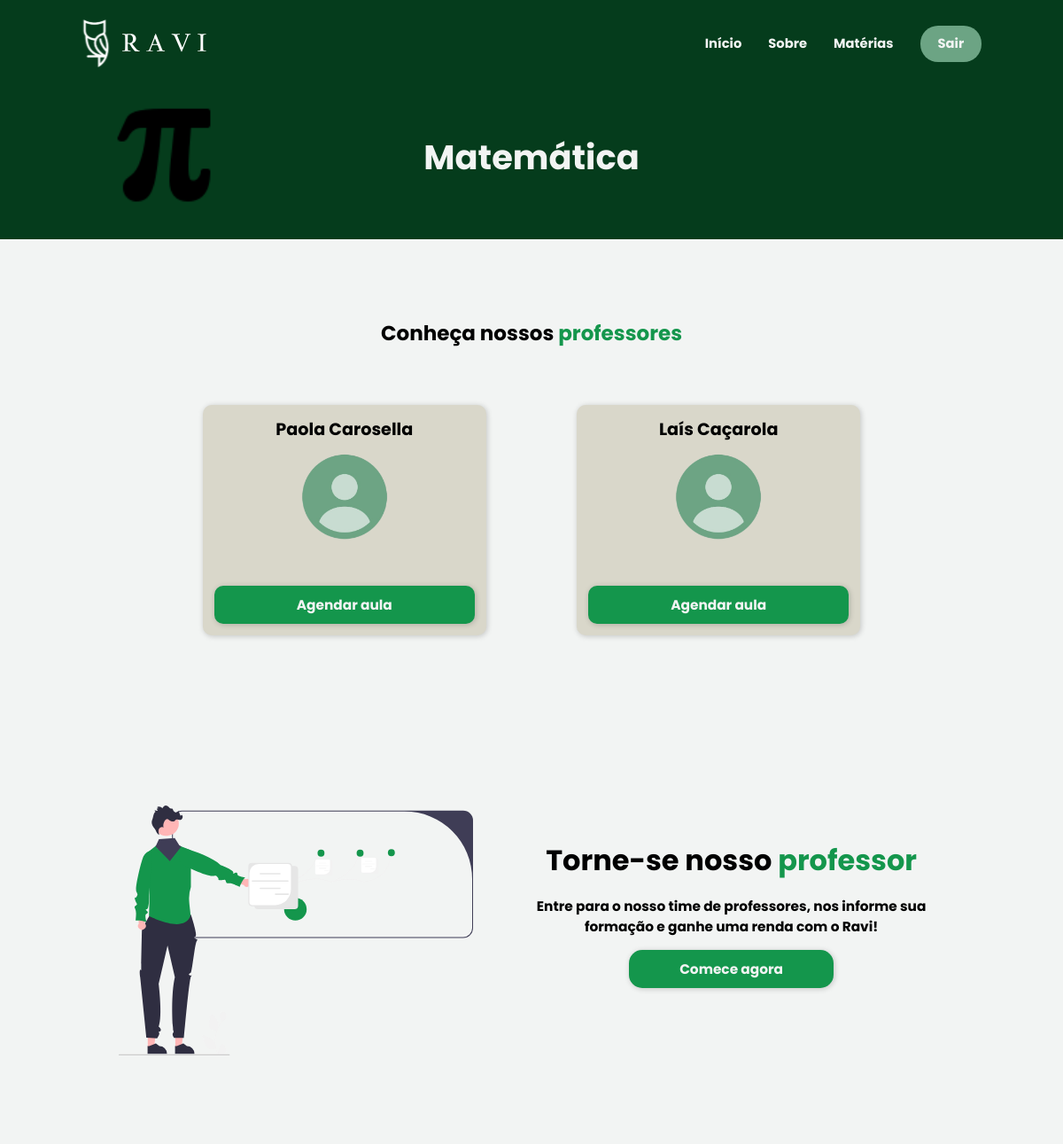
Before: /sistema-aluno/materias/matematica.php (signed in, upper part) with the older database file.
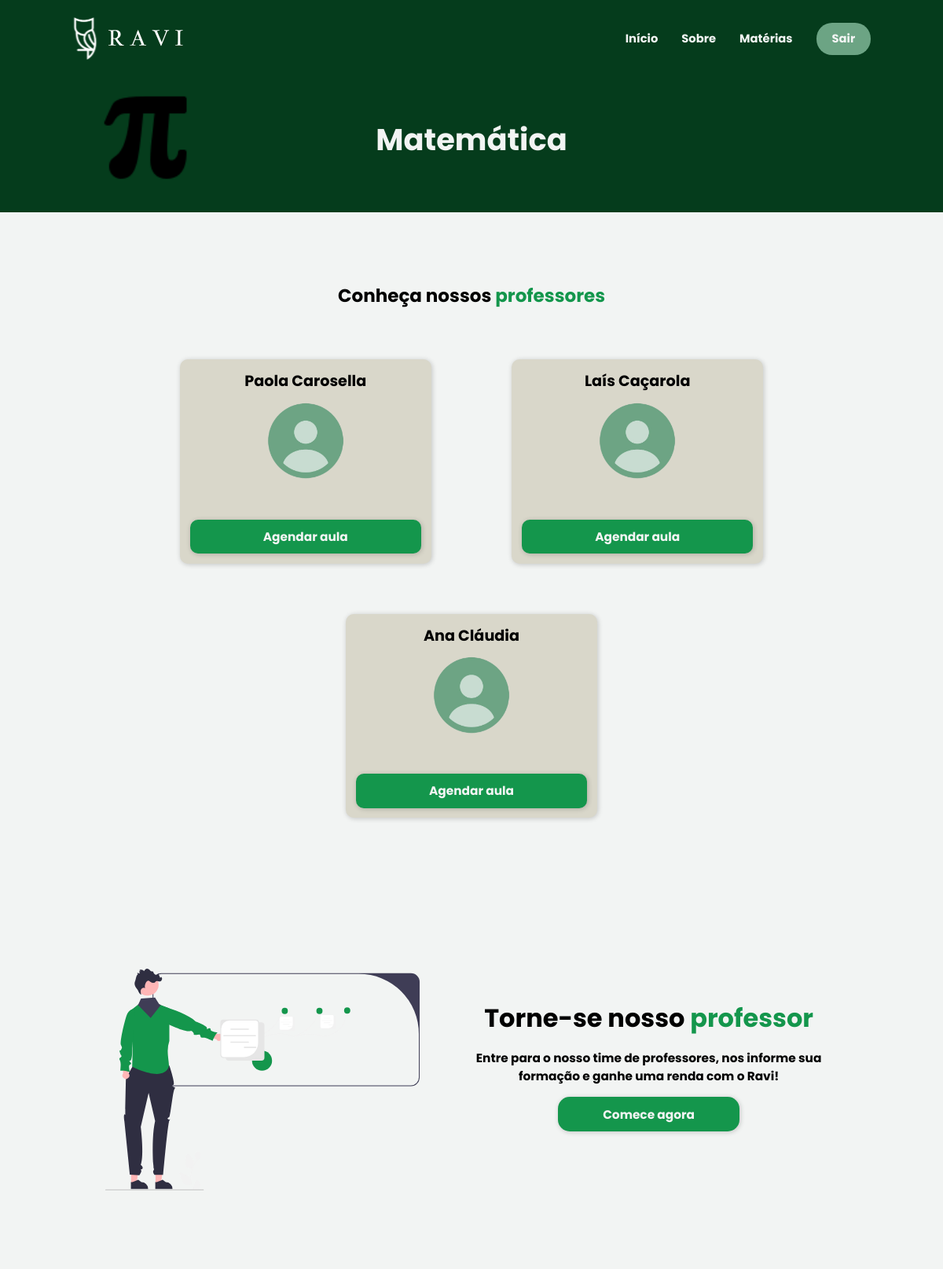
After: the same page with the newer database file.
### tables this page shows
CREATE TABLE `professor` (
  `id` int(11) NOT NULL,
  `nome` varchar(100) NOT NULL,
  `email` varchar(100) NOT NULL,
  `senha` varchar(100) NOT NULL,
  `dn` date NOT NULL,
  `endereco` varchar(100) NOT NULL,
  `cep` varchar(20) NOT NULL,
  `estado` varchar(100) NOT NULL,
  `cidade` varchar(100) NOT NULL,
  `telefone` varchar(20) NOT NULL,
  `cpf` varchar(20) NOT NULL,
  `rg` varchar(20) NOT NULL,
  `sexo` varchar(10) NOT NULL,
  `areaFormacao` varchar(100) NOT NULL,
  `curriculo` varchar(220) NOT NULL,
  `conteudo` mediumtext NOT NULL,
  `valorHora` varchar(10) NOT NULL,
  `area_id` int(11) DEFAULT NULL,
  `dataCad` timestamp NOT NULL DEFAULT current_timestamp(),
  `status` varchar(11) NOT NULL
);

### sistema-aluno/materias/matematica.php (the view, shortened to what this page needs)
<?php
    require_once('../../conexao.php');
    $sql = "select * from professor
               where       1 = 1
                 and area_id = 1";
    $resultado = mysqli_query($conexao, $sql);
?>
<!DOCTYPE html>
<html lang="pt-br">
<head>
    <link rel="stylesheet" href="../../assets/css/header-footer.css">
    <link rel="stylesheet" href="../../assets/css/materias.css">
    <link rel="stylesheet" href="../../assets/css/principal.css">
</head>
<body>
    <?php require_once("../template-aluno/menu3.php") ?>
    <main>
        <section class="materia" id="matematica">
            <div>
                <img src="../../assets/img/pi-icon-big.png">
            </div>
            <div>
                <h1>Matemática</h1>
            </div>
        </section>
        <section class="prof">
            <div class="conheca">
                <h1>Conheça nossos <span>professores</span></h1>
            </div>
            <div class="card-group">
                <?php while ($linha = mysqli_fetch_array($resultado)) { ?>
                <div class="cards">
                    <h2><?= $linha['nome'] ?></h2>
                    <img src="../../assets/img/user-image.png">
                    <a href="../aluno/agendamento.php?id=<?= $linha['id'] ?>">Agendar aula</a>
                </div>
                <?php } ?>
            </div>
        </section>
        <section>
            <div class="vire-prof">
                <figure>
                    <img src="../../assets/img/undraw_professor_re_mj1s.svg">
                </figure>
                <section>
                    <div>
                        <h1>Torne-se nosso <span>professor<span></h1>
                    </div>
                    <div>
                        <p>Entre para o nosso time de professores, nos informe sua formação e ganhe uma renda com o Ravi!</p>
                    </div>
                    <a href="../../sistema-professor/professor/cadastro.php"><button class="cad-btn2 cad-btn3">Comece agora</button></a>
                </section>
            </div>
                </main>
</body>
</html>

Changed rows visible on the page:
added professor: nome "Ana Cláudia"
